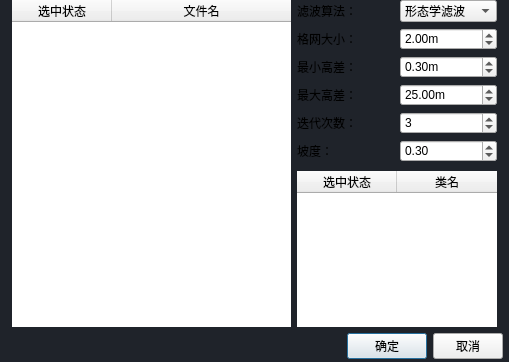
<?xml version="1.0" encoding="UTF-8"?>
<ui version="4.0">
 <class>Dialog</class>
 <widget class="QDialog" name="Dialog">
  <property name="geometry">
   <rect>
    <x>0</x>
    <y>0</y>
    <width>509</width>
    <height>362</height>
   </rect>
  </property>
  <property name="windowTitle">
   <string>滤波</string>
  </property>
  <property name="styleSheet">
   <string notr="true">QDialog{
	background-color:#1f232a;
}



</string>
  </property>
  <layout class="QVBoxLayout" name="verticalLayout_2">
   <property name="spacing">
    <number>0</number>
   </property>
   <property name="leftMargin">
    <number>0</number>
   </property>
   <property name="topMargin">
    <number>0</number>
   </property>
   <property name="rightMargin">
    <number>0</number>
   </property>
   <property name="bottomMargin">
    <number>0</number>
   </property>
   <item>
    <layout class="QVBoxLayout" name="verticalLayout">
     <property name="spacing">
      <number>6</number>
     </property>
     <property name="leftMargin">
      <number>6</number>
     </property>
     <property name="rightMargin">
      <number>6</number>
     </property>
     <item>
      <layout class="QHBoxLayout" name="horizontalLayout_3">
       <property name="leftMargin">
        <number>6</number>
       </property>
       <property name="rightMargin">
        <number>6</number>
       </property>
       <item>
        <widget class="QTreeWidget" name="file_tree_widget">
         <property name="styleSheet">
          <string notr="true">QTreeWidget {
                        border: 0.3px solid white; /* 设置描边 */
                        border-radius: 5px; /* 设置圆角 */
				
                    }
QTreeWidget::item {
                        padding: 5px;
            
                    }</string>
         </property>
         <column>
          <property name="text">
           <string>选中状态</string>
          </property>
          <property name="textAlignment">
           <set>AlignCenter</set>
          </property>
         </column>
         <column>
          <property name="text">
           <string>文件名</string>
          </property>
          <property name="textAlignment">
           <set>AlignCenter</set>
          </property>
         </column>
        </widget>
       </item>
       <item>
        <layout class="QVBoxLayout" name="verticalLayout_3">
         <item>
          <layout class="QHBoxLayout" name="horizontalLayout">
           <item>
            <widget class="QLabel" name="label_6">
             <property name="text">
              <string>滤波算法：</string>
             </property>
            </widget>
           </item>
           <item>
            <widget class="QComboBox" name="filter_type">
             <item>
              <property name="text">
               <string>形态学滤波</string>
              </property>
             </item>
            </widget>
           </item>
          </layout>
         </item>
         <item>
          <layout class="QHBoxLayout" name="horizontalLayout_6">
           <item>
            <widget class="QLabel" name="label_2">
             <property name="text">
              <string>格网大小：</string>
             </property>
            </widget>
           </item>
           <item>
            <widget class="QDoubleSpinBox" name="grid_size">
             <property name="prefix">
              <string/>
             </property>
             <property name="suffix">
              <string>m</string>
             </property>
             <property name="value">
              <double>2.000000000000000</double>
             </property>
            </widget>
           </item>
          </layout>
         </item>
         <item>
          <layout class="QHBoxLayout" name="horizontalLayout_7">
           <item>
            <widget class="QLabel" name="label">
             <property name="text">
              <string>最小高差：</string>
             </property>
            </widget>
           </item>
           <item>
            <widget class="QDoubleSpinBox" name="dh_min">
             <property name="suffix">
              <string>m</string>
             </property>
             <property name="singleStep">
              <double>0.100000000000000</double>
             </property>
             <property name="value">
              <double>0.300000000000000</double>
             </property>
            </widget>
           </item>
          </layout>
         </item>
         <item>
          <layout class="QHBoxLayout" name="horizontalLayout_8">
           <item>
            <widget class="QLabel" name="label_3">
             <property name="text">
              <string>最大高差：</string>
             </property>
            </widget>
           </item>
           <item>
            <widget class="QDoubleSpinBox" name="dh_max">
             <property name="suffix">
              <string>m</string>
             </property>
             <property name="value">
              <double>25.000000000000000</double>
             </property>
            </widget>
           </item>
          </layout>
         </item>
         <item>
          <layout class="QHBoxLayout" name="horizontalLayout_10">
           <item>
            <widget class="QLabel" name="label_5">
             <property name="text">
              <string>迭代次数：</string>
             </property>
            </widget>
           </item>
           <item>
            <widget class="QSpinBox" name="iterations">
             <property name="suffix">
              <string/>
             </property>
             <property name="minimum">
              <number>1</number>
             </property>
             <property name="maximum">
              <number>100</number>
             </property>
             <property name="singleStep">
              <number>1</number>
             </property>
             <property name="stepType">
              <enum>QAbstractSpinBox::StepType::DefaultStepType</enum>
             </property>
             <property name="value">
              <number>3</number>
             </property>
             <property name="displayIntegerBase">
              <number>10</number>
             </property>
            </widget>
           </item>
          </layout>
         </item>
         <item>
          <layout class="QHBoxLayout" name="horizontalLayout_12">
           <item>
            <widget class="QLabel" name="label_4">
             <property name="text">
              <string>坡度：</string>
             </property>
            </widget>
           </item>
           <item>
            <widget class="QDoubleSpinBox" name="s">
             <property name="maximum">
              <double>1.000000000000000</double>
             </property>
             <property name="singleStep">
              <double>0.010000000000000</double>
             </property>
             <property name="value">
              <double>0.300000000000000</double>
             </property>
            </widget>
           </item>
          </layout>
         </item>
         <item>
          <spacer name="verticalSpacer">
           <property name="orientation">
            <enum>Qt::Orientation::Vertical</enum>
           </property>
           <property name="sizeHint" stdset="0">
            <size>
             <width>20</width>
             <height>40</height>
            </size>
           </property>
          </spacer>
         </item>
         <item>
          <layout class="QHBoxLayout" name="horizontalLayout_5">
           <item>
            <widget class="QTreeWidget" name="cls_tree_widget">
             <property name="maximumSize">
              <size>
               <width>200</width>
               <height>16777215</height>
              </size>
             </property>
             <property name="styleSheet">
              <string notr="true">QTreeWidget {
                        border: 0.3px solid white; /* 设置描边 */
                        border-radius: 5px; /* 设置圆角 */
				
                    }
QTreeWidget::item {
                        padding: 5px;
            
                    }</string>
             </property>
             <column>
              <property name="text">
               <string>选中状态</string>
              </property>
              <property name="textAlignment">
               <set>AlignCenter</set>
              </property>
             </column>
             <column>
              <property name="text">
               <string>类名</string>
              </property>
              <property name="textAlignment">
               <set>AlignCenter</set>
              </property>
             </column>
            </widget>
           </item>
          </layout>
         </item>
        </layout>
       </item>
       <item>
        <layout class="QVBoxLayout" name="verticalLayout_4"/>
       </item>
      </layout>
     </item>
     <item>
      <layout class="QHBoxLayout" name="horizontalLayout_4">
       <property name="leftMargin">
        <number>6</number>
       </property>
       <property name="rightMargin">
        <number>6</number>
       </property>
      </layout>
     </item>
     <item>
      <layout class="QHBoxLayout" name="horizontalLayout_2">
       <property name="topMargin">
        <number>0</number>
       </property>
       <property name="bottomMargin">
        <number>3</number>
       </property>
       <item>
        <spacer name="horizontalSpacer">
         <property name="orientation">
          <enum>Qt::Orientation::Horizontal</enum>
         </property>
         <property name="sizeHint" stdset="0">
          <size>
           <width>40</width>
           <height>20</height>
          </size>
         </property>
        </spacer>
       </item>
       <item>
        <spacer name="horizontalSpacer_2">
         <property name="orientation">
          <enum>Qt::Orientation::Horizontal</enum>
         </property>
         <property name="sizeHint" stdset="0">
          <size>
           <width>40</width>
           <height>20</height>
          </size>
         </property>
        </spacer>
       </item>
       <item>
        <widget class="QPushButton" name="accept">
         <property name="styleSheet">
          <string notr="true"/>
         </property>
         <property name="text">
          <string>确定</string>
         </property>
        </widget>
       </item>
       <item>
        <widget class="QPushButton" name="reject">
         <property name="maximumSize">
          <size>
           <width>70</width>
           <height>16777215</height>
          </size>
         </property>
         <property name="text">
          <string>取消</string>
         </property>
        </widget>
       </item>
      </layout>
     </item>
    </layout>
   </item>
  </layout>
 </widget>
 <resources>
  <include location="../assets/icons/icon.qrc"/>
 </resources>
 <connections>
  <connection>
   <sender>reject</sender>
   <signal>clicked()</signal>
   <receiver>Dialog</receiver>
   <slot>reject()</slot>
   <hints>
    <hint type="sourcelabel">
     <x>411</x>
     <y>306</y>
    </hint>
    <hint type="destinationlabel">
     <x>276</x>
     <y>-26</y>
    </hint>
   </hints>
  </connection>
  <connection>
   <sender>accept</sender>
   <signal>clicked()</signal>
   <receiver>Dialog</receiver>
   <slot>accept()</slot>
   <hints>
    <hint type="sourcelabel">
     <x>332</x>
     <y>306</y>
    </hint>
    <hint type="destinationlabel">
     <x>336</x>
     <y>-33</y>
    </hint>
   </hints>
  </connection>
 </connections>
</ui>
